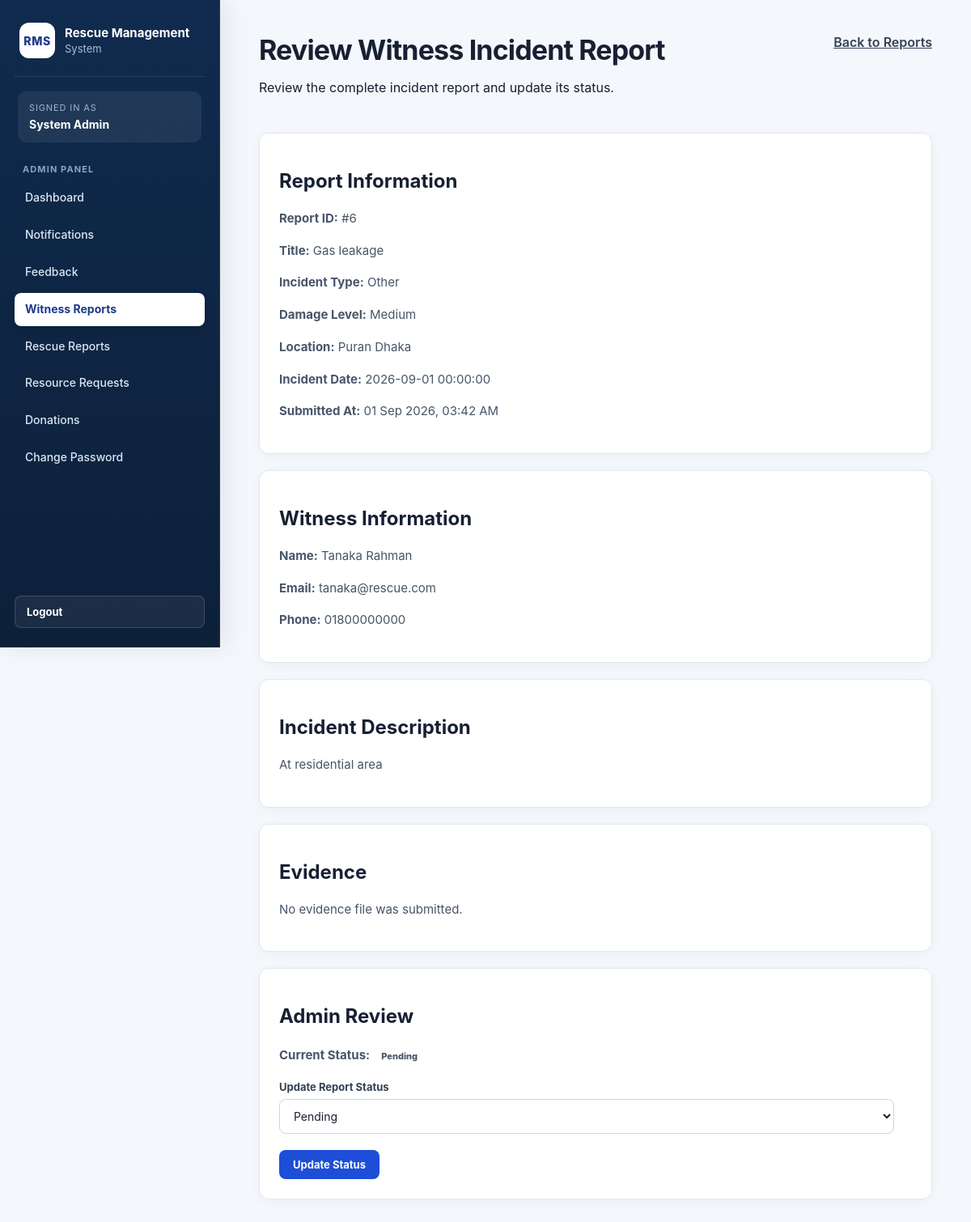
/index.php?page=admin-witness-report-view&id=6 (signed in), run on the app's committed database.
### tables this page shows
CREATE TABLE `witness_reports` (
  `id` int(11) NOT NULL,
  `witness_id` int(11) NOT NULL,
  `title` varchar(150) NOT NULL,
  `description` text NOT NULL,
  `damage_level` varchar(20) NOT NULL DEFAULT 'low',
  `incident_type` varchar(50) NOT NULL,
  `location` varchar(255) NOT NULL,
  `incident_date` datetime NOT NULL,
  `evidence_file` varchar(255) DEFAULT NULL,
  `status` varchar(30) NOT NULL DEFAULT 'pending',
  `created_at` timestamp NOT NULL DEFAULT current_timestamp(),
  `updated_at` timestamp NOT NULL DEFAULT current_timestamp() ON UPDATE current_timestamp()
);

CREATE TABLE `users` (
  `id` int(11) NOT NULL,
  `name` varchar(100) NOT NULL,
  `username` varchar(50) NOT NULL,
  `email` varchar(150) NOT NULL,
  `phone` varchar(20) DEFAULT NULL,
  `password` varchar(255) NOT NULL,
  `role` enum('admin','volunteer','witness','help_seeker') NOT NULL,
  `created_at` timestamp NOT NULL DEFAULT current_timestamp(),
  `updated_at` timestamp NOT NULL DEFAULT current_timestamp() ON UPDATE current_timestamp()
);

### controllers/AdminController.php (called while the page is built, shortened)
<?php
require_once "models/WitnessModel.php";
function showAdminWitnessReport(
    $conn,
    $report_id
) {
    $report_id = (int)$report_id;
    $report = getWitnessReportForAdminById(
        $conn,
        $report_id
    );
    require_once "views/admin/witness_reports/view.php";
}

### models/WitnessModel.php (called while the page is built, shortened)
<?php
function getWitnessReportForAdminById(
    $conn,
    $report_id
) {
    $sql = "
        SELECT
            wr.*,
            u.name AS witness_name,
            u.email AS witness_email,
            u.phone AS witness_phone
        FROM witness_reports AS wr
        INNER JOIN users AS u
            ON wr.witness_id = u.id
        WHERE wr.id = ?
        AND u.role = 'witness'
        LIMIT 1
    ";
    $stmt = mysqli_prepare(
        $conn,
        $sql
    );
    mysqli_stmt_bind_param(
        $stmt,
        "i",
        $report_id
    );
    mysqli_stmt_execute($stmt);
    $result =
        mysqli_stmt_get_result($stmt);
    $report =
        mysqli_fetch_assoc($result);
    return $report ?: null;
}

### views/admin/witness_reports/view.php (the view, shortened to what this page needs)
<?php
require_once "views/partials/header.php";
require_once "views/partials/sidebar.php";
?>
<div class="content">
    <div class="page-header">
        <div>
            <h1>Review Witness Incident Report</h1>
            <p>
                Review the complete incident report and update its status.
            </p>
        </div>
        <div>
            <a
                class="btn"
                href="index.php?page=admin-witness-reports"
            >
                Back to Reports
            </a>
        </div>
    </div>
    <div class="card">
        <h2>Report Information</h2>
        <p>
            <strong>Report ID:</strong>
            #<?= (int)$report['id']; ?>
        </p>
        <p>
            <strong>Title:</strong>
            <?= htmlspecialchars(
                $report['title'] ?? 'N/A'
            ); ?>
        </p>
        <p>
            <strong>Incident Type:</strong>
            <?= htmlspecialchars(
                ucfirst(
                    $report['incident_type']
                    ?? 'N/A'
                )
            ); ?>
        </p>
        <p>
            <strong>Damage Level:</strong>
            <?= htmlspecialchars(
                ucfirst(
                    $report['damage_level']
                    ?? 'N/A'
                )
            ); ?>
        </p>
        <p>
            <strong>Location:</strong>
            <?= htmlspecialchars(
                $report['location'] ?? 'N/A'
            ); ?>
        </p>
        <p>
            <strong>Incident Date:</strong>
            <?= htmlspecialchars(
                $report['incident_date']
                ?? 'N/A'
            ); ?>
        </p>
        <p>
            <strong>Submitted At:</strong>
            <?php
            $createdAt =
                $report['created_at']
                ?? '';
            echo $createdAt
                ? htmlspecialchars(
                    date(
                        'd M Y, h:i A',
                        strtotime($createdAt)
                    )
                )
                : 'N/A';
            ?>
        </p>
    </div>
    <div class="card">
        <h2>Witness Information</h2>
        <p>
            <strong>Name:</strong>
            <?= htmlspecialchars(
                $report['witness_name']
                ?? 'N/A'
            ); ?>
        </p>
        <p>
            <strong>Email:</strong>
            <?= htmlspecialchars(
                $report['witness_email']
                ?? 'N/A'
            ); ?>
        </p>
        <p>
            <strong>Phone:</strong>
            <?= htmlspecialchars(
                $report['witness_phone']
                ?? 'N/A'
            ); ?>
        </p>
    </div>
    <div class="card">
        <h2>Incident Description</h2>
        <p>
            <?= nl2br(
                htmlspecialchars(
                    $report['description']
                    ?? 'No description provided.'
                )
            ); ?>
        </p>
    </div>
    <div class="card">
        <h2>Evidence</h2>
        <?php if (!empty($report['evidence_file'])): ?>
            <p>
                Evidence File:
                <strong>
                    <?= htmlspecialchars(
                        basename(
                            $report['evidence_file']
                        )
                    ); ?>
                </strong>
            </p>
            <a
                class="btn"
                href="<?= htmlspecialchars(
                    $report['evidence_file']
                ); ?>"
                target="_blank"
                rel="noopener"
            >
                View Evidence
            </a>
        <?php else: ?>
            <p>
                No evidence file was submitted.
            </p>
        <?php endif; ?>
    </div>
    <div class="card">
        <h2>Admin Review</h2>
        <p>
            <strong>Current Status:</strong>
            <span class="status-badge">
                <?= htmlspecialchars(
                    ucfirst(
                        $report['status']
                        ?? 'pending'
                    )
                ); ?>
            </span>
        </p>
        <?php
        $currentStatus =
            $report['status']
            ?? 'pending';
        ?>
        <form
            method="POST"
            action="index.php?page=admin-witness-report-view&id=<?= (int)$report['id']; ?>"
        >
            <div class="form-group">
                <label for="status">
                    Update Report Status
                </label>
                <select
                    name="status"
                    id="status"
                    required
                >
                    <option
                        value="pending"
                        <?= $currentStatus === 'pending'
                            ? 'selected'
                            : ''; ?>
                    >
                        Pending
                    </option>
                </select>
            </div>
            <button
                type="submit"
                class="btn btn-primary"
            >
                Update Status
            </button>
        </form>
    </div>
</div>
<?php
require_once "views/partials/footer.php";
?>

### data on the page
witness_reports: id "6", title "Gas leakage", incident_type "Other", damage_level "Medium", location "Puran Dhaka", incident_date "2026-09-01 00:00:00", created_at "01 Sep 2026, 03:42 AM", witness.name "Tanaka Rahman", witness.email "tanaka@rescue.com", witness.phone "01800000000", description "At residential area", status "Pending"

### other printed values
$userName "System Admin"
